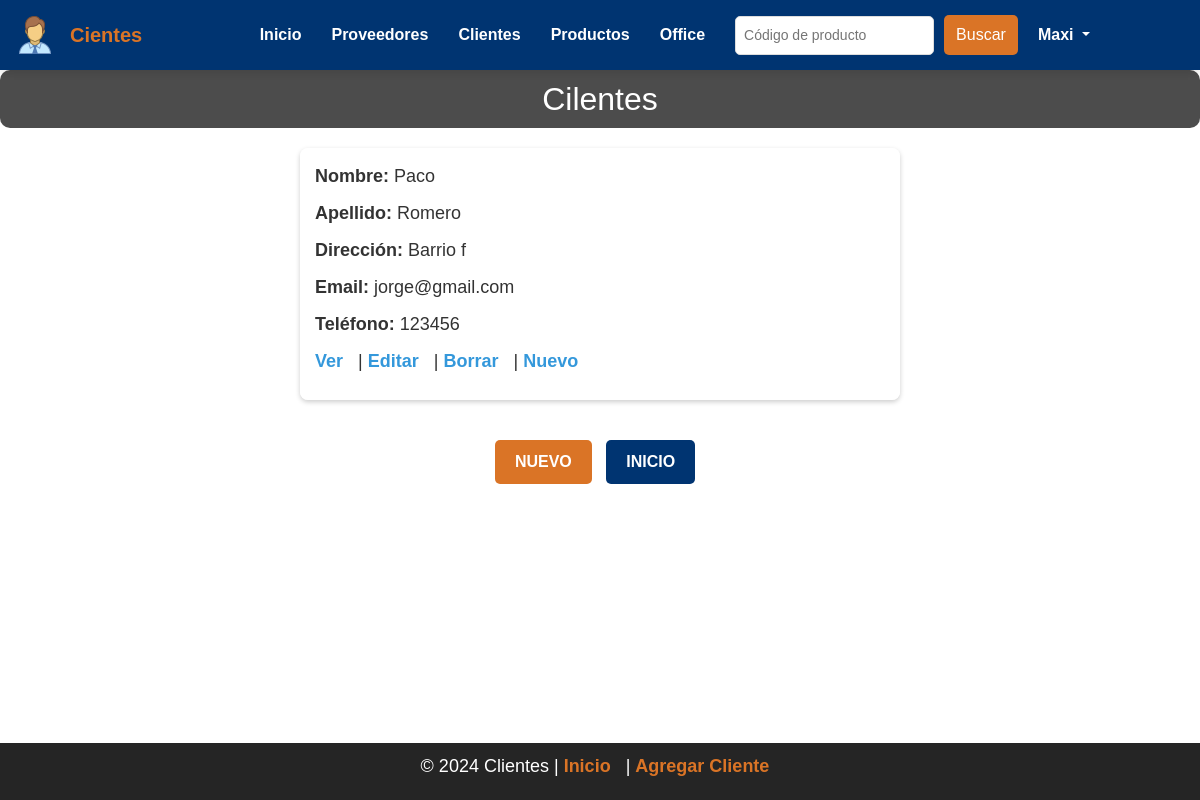
Page /app/cliente/list (signed in) on the committed database.
### app/models.py (models this page shows, shortened)
class Clientes(models.Model):
    nombre = models.CharField(max_length=30)
    apellido = models.CharField(max_length=30)
    direccion = models.CharField(max_length=50)
    email = models.EmailField()
    telefono = models.CharField(max_length=30)
    created_at = models.DateTimeField(auto_now_add=True)

### app/views.py (the view)
# urls.py: path('cliente/list', views.ClienteList.as_view(), name='List_client'),
class ClienteList(LoginRequiredMixin,ListView):
    model = Clientes
    template_name = "appt/cliente_list.html"
    context_object_name = "object_list"
    def get_queryset(self):
        return Clientes.objects.all().order_by('-created_at')

### carro/context_processor.py (called while the page is built)
def importe_total_carro(request):
    total = 0
    if "carro" in request.session:
        for key, value in request.session["carro"].items():
            total=total+float(value["precio"])
    return {"importe_total_carro": total}

### app/templates/appt/cliente_list.html (shortened to what this page needs)
{% load static %}
<!DOCTYPE html>
<html lang="es">
<head>
     <link rel="stylesheet" href="https://cdnjs.cloudflare.com/ajax/libs/font-awesome/6.0.0-beta3/css/all.min.css">
     <link href="https://cdnjs.cloudflare.com/ajax/libs/bootstrap/5.3.0/css/bootstrap.min.css" rel="stylesheet">
</head>
<body>
    <div class="navbar">
        <div class="navbar-logo">
            <img src="{% static 'appt/images/logo1.png' %}" alt="Logo">
            <span>Cientes</span>
        </div>
        <div class="navbar-links">
            <a href="{% url 'padre' %}">Inicio</a>
            <a href="{% url 'List' %}">Proveedores</a>
            <a href="">Clientes</a>
            <a href="{% url 'List_product' %}">Productos</a>
            <a href="https://www.office.com/?auth=1">Office</a>
              <form action="/app/buscar/" method="get" class="search-form">
                <input type="number" name="codigo" placeholder="Código de producto" required>
                <input type="submit" value="Buscar">
            </form>
            <div class="nav-item dropdown">
                {% if request.user.is_authenticated %}
                    <a class="nav-link dropdown-toggle" href="#" id="userDropdown" role="button" data-bs-toggle="dropdown" aria-expanded="false">
                        {{ request.user.username }}
                    </a>
                {% endif %}
            </div>
        </div>
    </div>
    <div>
        <h2>Cilentes</h2>
        <ul>
            {% for cliente in object_list %}
            <li>
                <p><strong>Nombre:</strong> {{ cliente.nombre }}</p>
                <p><strong>Apellido:</strong> {{ cliente.apellido }}</p>
                <p><strong>Dirección:</strong> {{ cliente.direccion }}</p>
                <p><strong>Email:</strong> {{ cliente.email }}</p>
                <p><strong>Teléfono:</strong> {{ cliente.telefono }}</p>
                <p>
                    <a href="{% url 'List_Detail' cliente.id %}">Ver</a> |
                    <a href="{% url 'List_Edit' cliente.id %}">Editar</a> |
                    <a href="{% url 'List_Delete' cliente.id %}">Borrar</a> |
                    <a href="{% url 'New' %}">Nuevo</a>
                </p>
            </li>
            {% endfor %}
        </ul>
        <div class="button-container">
            <a href="{% url 'Client_New' %}" class="btn-new">Nuevo</a>
            <a href="{% url 'padre' %}" class="btn-home">Inicio</a>
        </div>
    </div>
    <footer>
        <p>&copy; 2024 Clientes | <a href="{% url 'padre' %}">Inicio</a> | <a href="{% url 'New' %}">Agregar Cliente</a></p>
    </footer>
</body>
</html>

### rows in the picture
Clientes: nombre "Paco", apellido "Romero", direccion "Barrio f", email "jorge@gmail.com", telefono "123456"

### other values in the picture
{{ request.user.username }} "Maxi"
